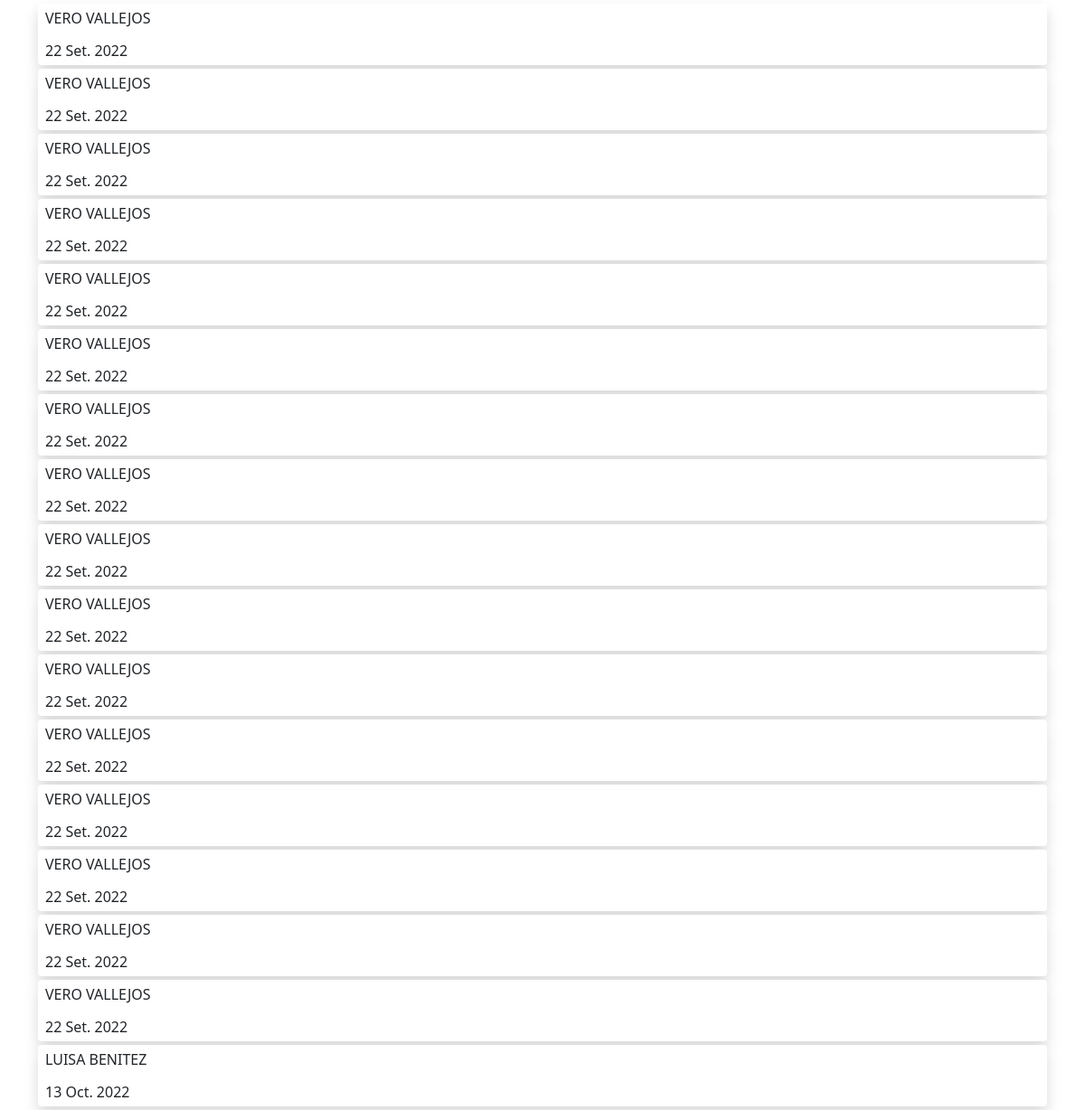
/clientes/listar/, run on the app's committed database.
### apps/clientes/models.py (models this page shows)
class Cliente(models.Model):
    nombre = models.CharField(max_length=255)
    direccion = models.CharField(max_length=70)
    telefono = models.CharField(max_length=12)
    fecha_de_alta = models.DateField()
    usuario = models.CharField(max_length=255)

### apps/clientes/views.py (the view)
# urls.py: path('listar/', viewCliente.as_view(), name='listar')
class viewCliente(View):
    def get(self,request):
        cliente = Cliente.objects.all()
        context = {
            'cliente':cliente
        }
        return render(request, 'cliente/listar.html', context)

### templates/cliente/listar.html
{% extends 'index.html' %}
{% block content %}
{% load bootstrap3 %}
    <div class="container">
        {% for i in cliente %}
            <div class="shadow bg-white rounded">
                <p class="m-1 p-1">{{i.nombre}}</p>
                <p class="m-1 p-1">{{i.fecha_de_alta}}</p>
            </div>
        {% endfor %}
    </div>
{% endblock %}

### templates/index.html (shortened to what this page needs)
<!DOCTYPE html>
<html lang="en">
<head>
    <link href="https://cdn.jsdelivr.net/npm/bootstrap@5.1.3/dist/css/bootstrap.min.css" rel="stylesheet">
</head>
<body>
    {% block content %}{% endblock %}
</body>
</html>

### data on the page
Cliente: nombre "VERO VALLEJOS", fecha_de_alta "22 Set. 2022"
Cliente: nombre "VERO VALLEJOS", fecha_de_alta "22 Set. 2022"
Cliente: nombre "VERO VALLEJOS", fecha_de_alta "22 Set. 2022"
Cliente: nombre "VERO VALLEJOS", fecha_de_alta "22 Set. 2022"
Cliente: nombre "VERO VALLEJOS", fecha_de_alta "22 Set. 2022"
Cliente: nombre "VERO VALLEJOS", fecha_de_alta "22 Set. 2022"
Cliente: nombre "VERO VALLEJOS", fecha_de_alta "22 Set. 2022"
Cliente: nombre "VERO VALLEJOS", fecha_de_alta "22 Set. 2022"
Cliente: nombre "VERO VALLEJOS", fecha_de_alta "22 Set. 2022"
Cliente: nombre "VERO VALLEJOS", fecha_de_alta "22 Set. 2022"
Cliente: nombre "VERO VALLEJOS", fecha_de_alta "22 Set. 2022"
Cliente: nombre "VERO VALLEJOS", fecha_de_alta "22 Set. 2022"
Cliente: nombre "VERO VALLEJOS", fecha_de_alta "22 Set. 2022"
Cliente: nombre "VERO VALLEJOS", fecha_de_alta "22 Set. 2022"
Cliente: nombre "VERO VALLEJOS", fecha_de_alta "22 Set. 2022"
Cliente: nombre "VERO VALLEJOS", fecha_de_alta "22 Set. 2022"
Cliente: nombre "LUISA BENITEZ", fecha_de_alta "13 Oct. 2022"
